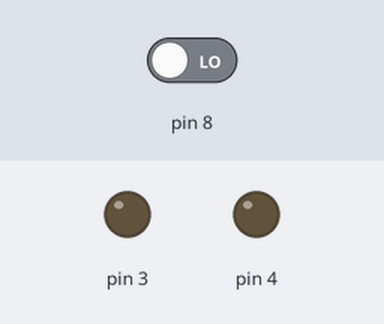
A sketch run on a simulated Arduino Uno, built with avr-gcc and run on an emulated ATmega328P. On the bench: output pins drawn as LEDs (lit = HIGH). The test bench sets the inputs (shaded band); at power-on: pin 8 LOW. What the sketch prints to the serial monitor is not drawn.

Above: at 1.3 s.
1.4 s: pin 8 driven HIGH
At 2.3 s:
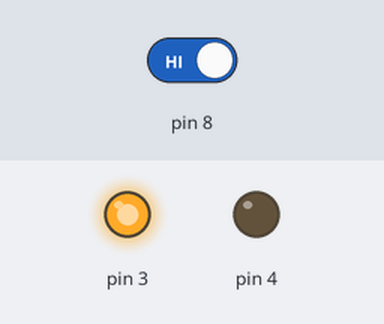
At 3.3 s:
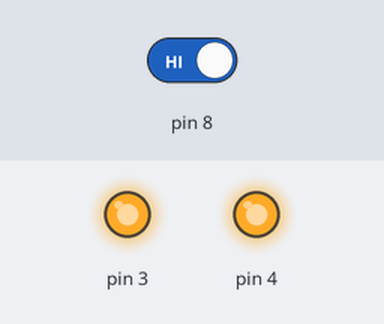
4.4 s: pin 8 driven LOW
At 5.5 s:
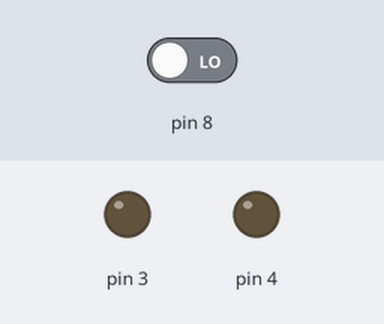
Timing chart, 0 to 7.4 s (numbered marks = the images above; inputs shaded):
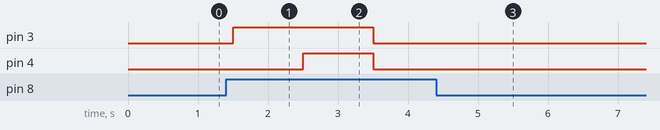

The sketch:

soundsensor.ino
```cpp
int count=0;
void setup() {
 Serial.begin(9600);
 pinMode(3,OUTPUT);
 pinMode(4,OUTPUT);
 pinMode(8,INPUT);
}

void loop() {
  Serial.print(digitalRead(8));
  delay(500);
  if(digitalRead(8)==HIGH)
  {
    count++;
    //Serial.print(count);
    if(count==1)
    {
      digitalWrite(3,HIGH);
      delay(500);
    }
    if(count==2)
    {
      digitalWrite(4,HIGH);
      delay(500);
    }
    if(count==3)
    {
      digitalWrite(3,LOW);
      digitalWrite(4,LOW);
      delay(500);
      count=0;
    }
  }

}
```

Measured:
- after the input at 1.4 s, pin 3: LOW → HIGH after 0.10 s, → LOW 2.0 s later; pin 4: LOW → HIGH after 1.1 s, → LOW 1.0 s later
- after the input at 4.4 s, pin 3, pin 4: stops changing and stays LOW
